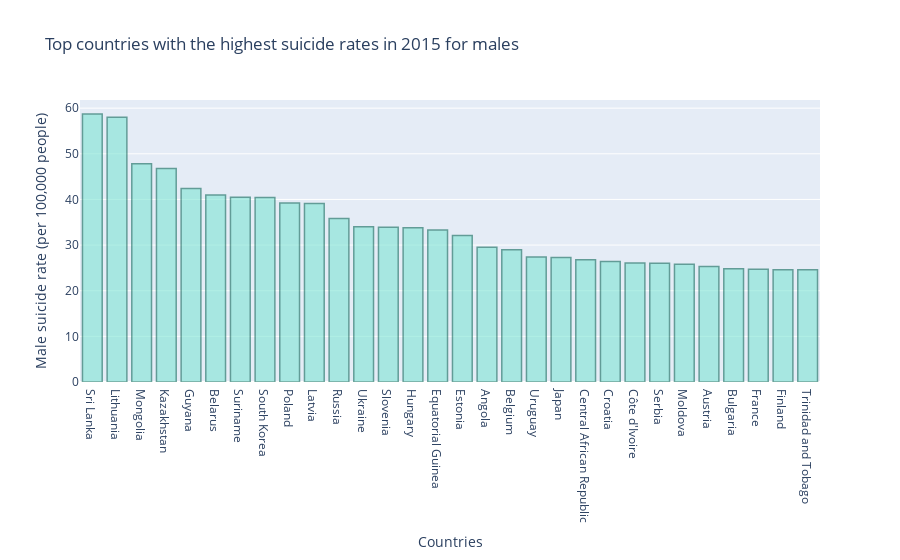

Notebook code for this chart:
### Code cell
data = [go.Bar(
    x = male2015['Country'].head(30),
    y = male2015['Male suicide rate'].head(30),
    marker=dict(color='rgb(126, 229, 212)', line=dict(color='rgb(12, 104, 89)', width=1.5)),opacity=0.6 
)]

layout = go.Layout(
    title='Top countries with the highest suicide rates in 2015 for males',
    xaxis={'title':'Countries'},
    yaxis={'title':'Male suicide rate (per 100,000 people)'}
)

fig = go.Figure(data=data, layout=layout)
py.iplot(fig, filename='basic-bar')

### Figure 1 — Plotly figure (JSON) as saved in the notebook; plotly's stock layout.template omitted (floating-point values rounded to 4 significant figures)
{"data": [{"marker": {"color": "rgb(126, 229, 212)", "line": {"color": "rgb(12, 104, 89)", "width": 1.5}}, "opacity": 0.6, "type": "bar", "x": ["Sri Lanka", "Lithuania", "Mongolia", "Kazakhstan", "Guyana", "Belarus", "Suriname", "South Korea", "Poland", "Latvia", "Russia", "Ukraine", "Slovenia", "Hungary", "Equatorial Guinea", "Estonia", "Angola", "Belgium", "Uruguay", "Japan", "Central African Republic", "Croatia", "Côte d'Ivoire", "Serbia", "Moldova", "Austria", "Bulgaria", "France", "Finland", "Trinidad and Tobago"], "y": [58.7, 58, 47.8, 46.8, 42.4, 41, 40.5, 40.4, 39.2, 39.1, 35.8, 34, 33.9, 33.8, 33.3, 32.1, 29.5, 29, 27.4, 27.3, 26.8, 26.4, 26.1, 26, 25.8, 25.3, 24.8, 24.7, 24.6, 24.6]}], "layout": {"title": {"text": "Top countries with the highest suicide rates in 2015 for males"}, "xaxis": {"title": {"text": "Countries"}}, "yaxis": {"title": {"text": "Male suicide rate (per 100,000 people)"}}}}
